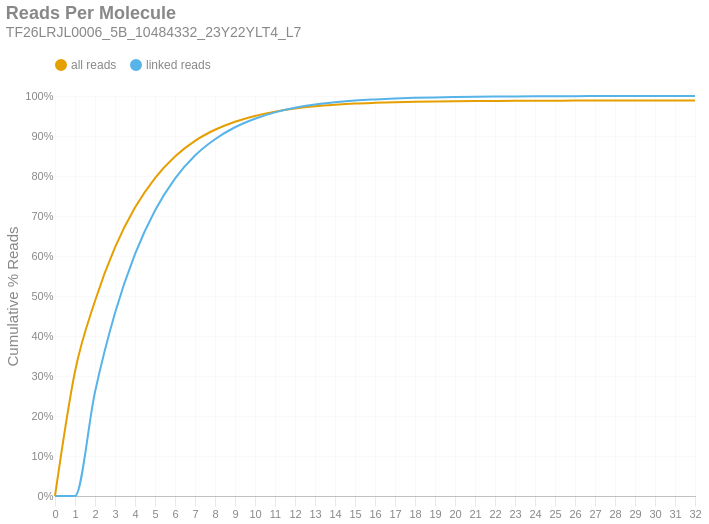

Source (notebook cell):
### Markdown cell above
### Reads per Molecule
This chart shows the cumulative distribution of the number of reads per linked molecule. That is, how many alignments are associated with a unique molecule. This excludes the number of reads associated with invalid or absent linked-read barcodes. The `linked` histogram is the percentages recalculated when disregarding singletons.

### Code cell
if SKIPLR:
    print_html(f"Skipped")
else:
    counts = np.bincount(valids['reads'].cast(pl.Int64).to_numpy())
    weighted = counts * np.arange(len(counts))
    all_perc = weighted / n_reads
    linked_perc = weighted / n_linked_reads
    linked_perc[1] = 0
    binned_df = pl.DataFrame({
        'readsper': list(range(len(counts))),
        'all reads (cumsum)': np.cumsum(all_perc).tolist(),
        'linked reads (cumsum)': np.cumsum(linked_perc).tolist(),
    })

    with SafeRender(binned_df):
        (
            density_plot(binned_df, 'Reads Per Molecule', samplename, 'readspmol')
            .encode(
                x=alt.X('readsper:O', title=None).axis(labelAngle=0).scale(padding=0),
                y=alt.Y('value:Q', title='Cumulative % Reads').axis(format='%').stack(False),
                color=alt.Color("key:N").scale(domain=["all reads", "linked reads"]),
                tooltip=[
                    alt.Tooltip("key:N", title="Data Type"),
                    alt.Tooltip("readsper:O", title="Reads Per Molecule"),
                    alt.Tooltip("value:Q", format=".2%", title="% Reads (Cum.)")
                ]            
            )
        ).display()

### Figure 1 — Vega-Lite specification as saved in the notebook (floating-point values rounded to 4 significant figures)
{"width": "container", "height": 400, "config": {"title": {"anchor": "start", "dy": -15, "fontSize": 18, "color": "#888888", "subtitleColor": "#888888", "subtitleFontSize": 14}, "arc": {"fill": "#0072B2"}, "axis": {"domainColor": "#888888", "domainWidth": 0.5, "gridWidth": 0.2, "grid": false, "titleFontWeight": 400, "titleFontSize": 15, "labelFontSize": 11, "labelColor": "#888888", "tickColor": "#888888", "tickWidth": 0.2, "titleColor": "#888888"}, "axisBand": {"grid": false}, "axisX": {"grid": true, "tickSize": 10, "domainCap": "round"}, "axisY": {"domain": false, "grid": true, "tickSize": 0, "domainCap": "round"}, "background": "transparent", "header": {"labelFontSize": 15, "labelColor": "#888888", "titleFontSize": 15, "titleFontWeight": 600, "titleColor": "#888888"}, "legend": {"labelFont": "sans-serif", "labelFontSize": 12, "labelColor": "#888888", "symbolSize": 100, "symbolType": "circle", "titleFontSize": 12, "titlePadding": 10, "titleColor": "#888888", "title": null, "orient": "top"}, "range": {"category": ["#E69F00", "#56B4E9", "#009E73", "#F0E442", "#0072B2", "#D55E00", "#CC79A7", "#000000"], "diverging": ["#cfe8f3", "#a2d4ec", "#73bfe2", "#46abdb", "#1696d2", "#12719e"]}, "area": {"fill": "#0072B2", "fillOpacity": 0.7, "line": true, "strokeOpacity": 0.7}, "line": {"color": "#0072B2", "stroke": "#0072B2", "strokeWidth": 2}, "trail": {"color": "#0072B2", "stroke": "#0072B2", "strokeWidth": 0, "size": 1}, "point": {"filled": true, "fillOpacity": 1.0, "size": 95}, "text": {"color": "#888888", "fontSize": 11, "align": "right", "fontWeight": 400, "size": 11}, "bar": {"fill": "#0072B2", "stroke": null}, "view": {"stroke": null, "continuousWidth": 660, "continuousHeight": 400}}, "data": {"name": "data-3df0bf8495a7bae09d6f59f570c954d6"}, "mark": {"type": "line", "interpolate": "monotone", "point": {"opacity": 0, "size": 275}}, "encoding": {"color": {"field": "key", "scale": {"domain": ["all reads", "linked reads"]}, "type": "nominal"}, "tooltip": [{"field": "key", "title": "Data Type", "type": "nominal"}, {"field": "readsper", "title": "Reads Per Molecule", "type": "ordinal"}, {"field": "value", "format": ".2%", "title": "% Reads (Cum.)", "type": "quantitative"}], "x": {"axis": {"labelAngle": 0}, "field": "readsper", "scale": {"padding": 0}, "title": null, "type": "ordinal"}, "y": {"axis": {"format": "%"}, "field": "value", "stack": false, "title": "Cumulative % Reads", "type": "quantitative"}}, "params": [{"name": "param_c36ac31b6afebe62", "select": {"type": "point", "fields": ["key"]}, "bind": "legend"}], "title": {"text": "Reads Per Molecule", "subtitle": "TF26LRJL0006_5B_10484332_23Y22YLT4_L7"}, "transform": [{"fold": ["all reads (cumsum)", "linked reads (cumsum)"]}, {"calculate": "replace(datum.key, ' (cumsum)', '')", "as": "key"}, {"filter": {"param": "param_c36ac31b6afebe62"}}], "usermeta": {"embedOptions": {"downloadFileName": "TF26LRJL0006_5B_10484332_23Y22YLT4_L7.readspmol"}}, "$schema": "https://vega.github.io/schema/vega-lite/v6.4.1.json", "datasets": {"data-3df0bf8495a7bae09d6f59f570c954d6": [{"readsper": 0, "all reads (cumsum)": 0.0, "linked reads (cumsum)": 0.0}, {"readsper": 1, "all reads (cumsum)": 0.3114, "linked reads (cumsum)": 0.0}, {"readsper": 2, "all reads (cumsum)": 0.4876, "linked reads (cumsum)": 0.2601}, {"readsper": 3, "all reads (cumsum)": 0.6214, "linked reads (cumsum)": 0.4576}, {"readsper": 4, "all reads (cumsum)": 0.721, "linked reads (cumsum)": 0.6047}, {"readsper": 5, "all reads (cumsum)": 0.795, "linked reads (cumsum)": 0.7139}, {"readsper": 6, "all reads (cumsum)": 0.8489, "linked reads (cumsum)": 0.7936}, {"readsper": 7, "all reads (cumsum)": 0.8879, "linked reads (cumsum)": 0.8512}, {"readsper": 8, "all reads (cumsum)": 0.9156, "linked reads (cumsum)": 0.892}, {"readsper": 9, "all reads (cumsum)": 0.9358, "linked reads (cumsum)": 0.9219}, {"readsper": 10, "all reads (cumsum)": 0.9502, "linked reads (cumsum)": 0.9432}, {"readsper": 11, "all reads (cumsum)": 0.9609, "linked reads (cumsum)": 0.959}, {"readsper": 12, "all reads (cumsum)": 0.9687, "linked reads (cumsum)": 0.9704}, {"readsper": 13, "all reads (cumsum)": 0.9742, "linked reads (cumsum)": 0.9786}, {"readsper": 14, "all reads (cumsum)": 0.978, "linked reads (cumsum)": 0.9843}, {"readsper": 15, "all reads (cumsum)": 0.9811, "linked reads (cumsum)": 0.9887}, {"readsper": 16, "all reads (cumsum)": 0.983, "linked reads (cumsum)": 0.9915}, {"readsper": 17, "all reads (cumsum)": 0.9845, "linked reads (cumsum)": 0.9937}, {"readsper": 18, "all reads (cumsum)": 0.9856, "linked reads (cumsum)": 0.9954}, {"readsper": 19, "all reads (cumsum)": 0.9864, "linked reads (cumsum)": 0.9966}, {"readsper": 20, "all reads (cumsum)": 0.9869, "linked reads (cumsum)": 0.9974}, {"readsper": 21, "all reads (cumsum)": 0.9874, "linked reads (cumsum)": 0.998}, {"readsper": 22, "all reads (cumsum)": 0.9877, "linked reads (cumsum)": 0.9985}, {"readsper": 23, "all reads (cumsum)": 0.988, "linked reads (cumsum)": 0.9989}, {"readsper": 24, "all reads (cumsum)": 0.9882, "linked reads (cumsum)": 0.9992}, {"readsper": 25, "all reads (cumsum)": 0.9884, "linked reads (cumsum)": 0.9995}, {"readsper": 26, "all reads (cumsum)": 0.9885, "linked reads (cumsum)": 0.9997}, {"readsper": 27, "all reads (cumsum)": 0.9886, "linked reads (cumsum)": 0.9999}, {"readsper": 28, "all reads (cumsum)": 0.9887, "linked reads (cumsum)": 0.9999}, {"readsper": 29, "all reads (cumsum)": 0.9887, "linked reads (cumsum)": 1.0}, {"readsper": 30, "all reads (cumsum)": 0.9887, "linked reads (cumsum)": 1.0}, {"readsper": 31, "all reads (cumsum)": 0.9887, "linked reads (cumsum)": 1.0}, {"readsper": 32, "all reads (cumsum)": 0.9887, "linked reads (cumsum)": 1.0}]}}
